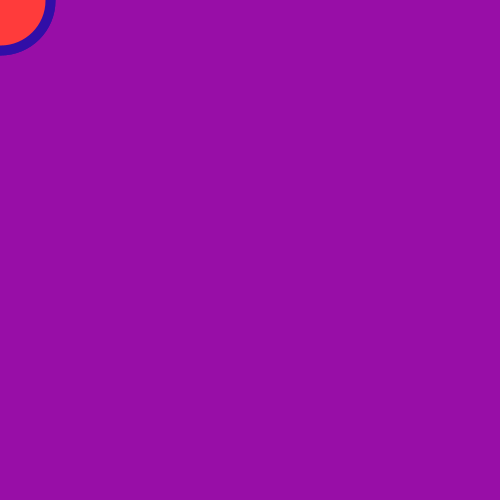
Frame 1 (no input)
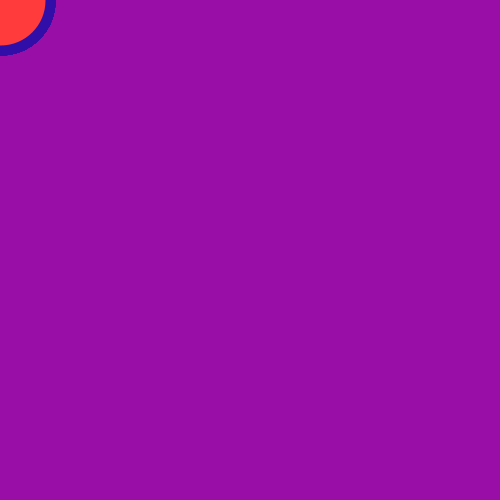
Frame 60 (the mouse pressed at the canvas centre just before this capture)
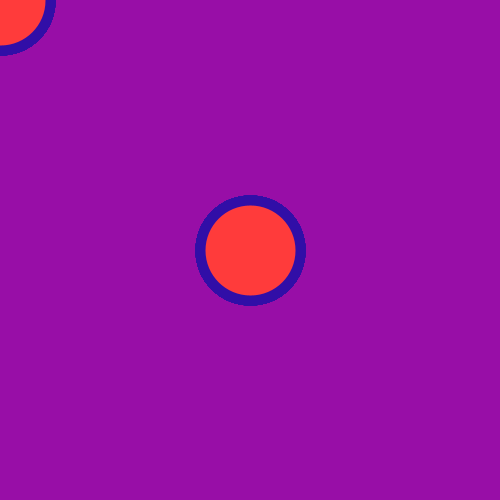
Frame 120 (the mouse held since frame 60 and released just before this capture)

The Processing sketch that drew these frames (run headless with seeded random() and noise(); from frame 60 on, the mouse is pressed at the canvas centre):

// Processing sketch: First_Sketch
// ── First_Sketch.pde
void setup()  {
 size(500, 500); 
 background(152,14,167);
}

void draw () {
  fill(255,59,59);
  stroke(49,14,167);
  strokeWeight(10);
  ellipse(mouseX,mouseY,100,100);
  ellipse(mouseX,mouseY,100,100);
  //ellipse(x,y,w,h);
  println(mouseX, mouseY);
}
